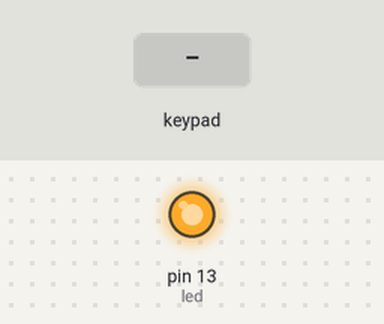
Simulated run of this sketch. Board: Arduino Uno, built with avr-gcc and run on an emulated ATmega328P. Shown: output pins drawn as LEDs (lit = HIGH). The test bench sets the inputs (shaded band). What the sketch prints to the serial monitor is not drawn.

Above: at 3.2 s.
3.3 s: key '1' pressed
At 4.0 s:
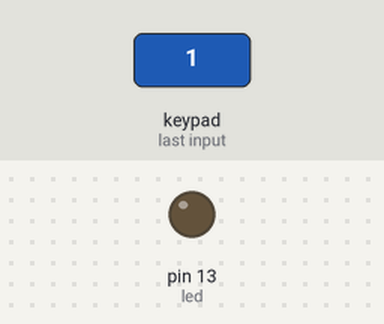
6.3 s: keypad keys 5 4 3 2 pressed 0.4 s apart
10.9 s: key '2' pressed
13.9 s: keypad keys 5 4 3 2 # pressed 0.4 s apart
18.9 s: keypad keys 5 4 3 2 * pressed 0.4 s apart
23.9 s: key '3' pressed
Timing chart, 0 to 26.9 s (numbered marks = the images above; inputs shaded):
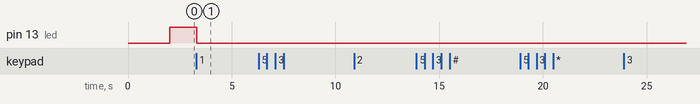

The sketch:

paass2.ino
```cpp
#include <Keypad.h>

const byte ROWS = 4; //four rows
const byte COLS = 4;
int led = 13;
int firstNumber = 0;
int fn = 0;
bool tf = false;
char hexaKeys[ROWS][COLS] = {
  {'1', '2', '3', 'A'},
  {'4', '5', '6', 'B'},
  {'7', '8', '9', 'C'},
  {'*', '0', '#', 'D'}
};
byte colPins[ROWS] = {5, 4, 3, 2};
byte rowPins[COLS] = {9, 8, 7, 6};

Keypad customKeypad = Keypad( makeKeymap(hexaKeys), rowPins, colPins, ROWS, COLS);

void setup() {
  Serial.begin(9600);
  pinMode(led, OUTPUT);
  Serial.println("please set password:");
  delay(2000);
  for (int i = 0; i < 4; i++) {
    int button = int(customKeypad.getKey()) - 48;
    if (0 <= button && button <= 10) {
      Serial.print(button);
      firstNumber = firstNumber * 10 + button;
    }
  }
}
void loop() {
  Serial.println("please enter password:");
  for (int i = 0; i < 4; i++) {
    int button = int(customKeypad.getKey()) - 48;
    if (0 <= button && button <= 10) {
      Serial.print(button);
      fn = fn * 10 + button;
    }
    if (firstNumber == fn) {
      digitalWrite(led, HIGH);
    }
    else
    {
      digitalWrite(led, LOW);
    }
  }
}
```

Measured:
- after the input at 3.3 s, pin 13 (led): HIGH → LOW at once
- after the input at 6.3 s, every drawn part: stays the same
- after the input at 10.9 s, every drawn part: stays the same
- after the input at 13.9 s, every drawn part: stays the same
- after the input at 18.9 s, every drawn part: stays the same
- after the input at 23.9 s, every drawn part: stays the same
